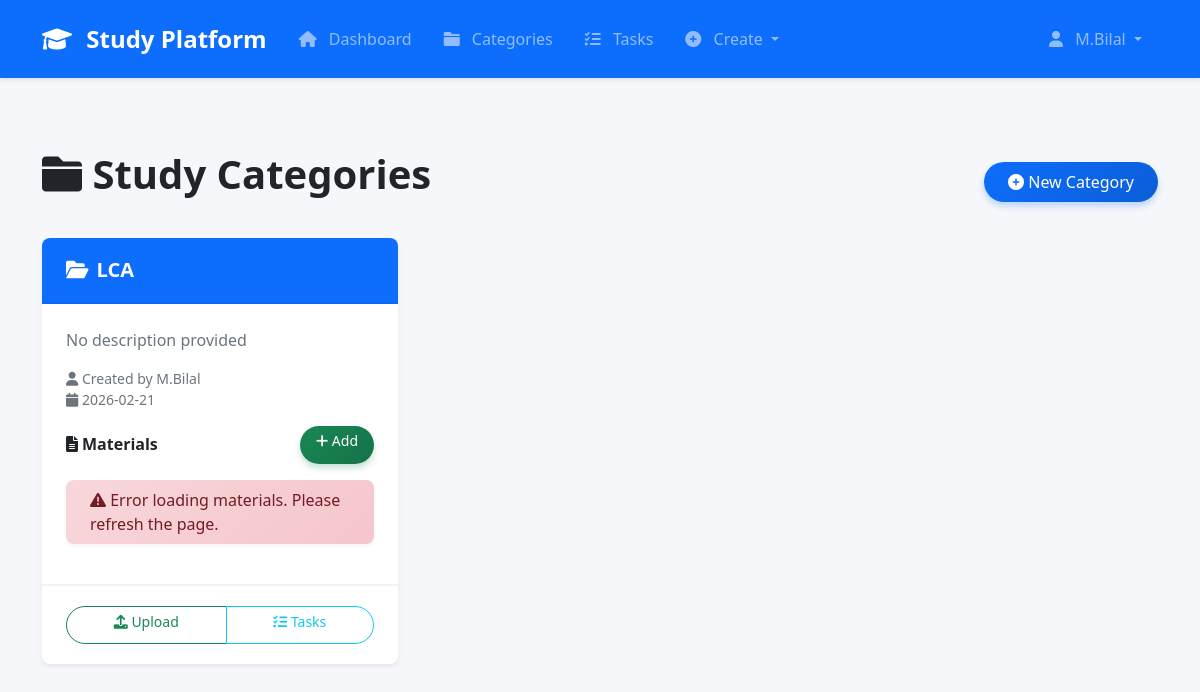
/categories (signed in), run on the app's committed database.
### utils/database.py (models this page shows)
class User(UserMixin, db.Model):
    __tablename__ = 'user'
    id = db.Column(db.Integer, primary_key=True)
    username = db.Column(db.String(80), unique=True, nullable=False)
    email = db.Column(db.String(120), unique=True, nullable=False)
    password_hash = db.Column(db.String(200), nullable=False)
    is_admin = db.Column(db.Boolean, default=False)
    created_at = db.Column(db.DateTime, default=datetime.utcnow)
    uploaded_materials = db.relationship('StudyMaterial', backref='uploader', lazy='dynamic', foreign_keys='StudyMaterial.uploaded_by')
    created_categories = db.relationship('Category', backref='creator', lazy='dynamic', foreign_keys='Category.created_by')
    created_tasks = db.relationship('Task', backref='creator', lazy='dynamic', foreign_keys='Task.created_by')
    solutions = db.relationship('Solution', backref='solver', lazy='dynamic', foreign_keys='Solution.solved_by')
    accessible_categories = db.relationship('Category', secondary=user_category_access,
                                          lazy='subquery', backref=db.backref('accessible_users', lazy=True))

class Category(db.Model):
    __tablename__ = 'category'
    id = db.Column(db.Integer, primary_key=True)
    name = db.Column(db.String(100), nullable=False)
    description = db.Column(db.Text)
    created_by = db.Column(db.Integer, db.ForeignKey('user.id'), nullable=False)
    created_at = db.Column(db.DateTime, default=datetime.utcnow)
    materials = db.relationship('StudyMaterial', backref='category', lazy='dynamic', cascade='all, delete-orphan')
    tasks = db.relationship('Task', backref='category', lazy='dynamic', cascade='all, delete-orphan')
    __table_args__ = (
        db.Index('idx_category_created_at', 'created_at'),
        db.Index('idx_category_name', 'name'),
    )

### app.py (the view)
@app.route('/categories')
@login_required
def categories():
    page = request.args.get('page', 1, type=int)
    per_page = app.config['ITEMS_PER_PAGE']
    categories_pagination = Category.query.order_by(
        Category.created_at.desc()
    ).paginate(page=page, per_page=per_page, error_out=False)
    return render_template(
        'categories.html',
        categories=categories_pagination.items,
        pagination=categories_pagination
    )

### app.py (called while the page is built)
@app.context_processor
def utility_processor():
    def get_file_icon(file_type):
        icons = {
            'image': 'fa-image',
            'pdf': 'fa-file-pdf',
            'ppt': 'fa-file-powerpoint',
            'csv': 'fa-file-csv',
            'text': 'fa-file-alt',
            'video': 'fa-video'
        }
        return icons.get(file_type, 'fa-file')
    def format_datetime(dt):
        if dt:
            return dt.strftime('%Y-%m-%d %H:%M')
        return ''
    return dict(
        get_file_icon=get_file_icon,
        format_datetime=format_datetime,
        now=datetime.utcnow
    )

### utils/auth.py (called while the page is built)
@login_manager.user_loader
def load_user(user_id):
    return User.query.get(int(user_id))

### templates/categories.html (shortened to what this page needs)
{% extends "base.html" %}
{% block content %}
<div class="row">
    <div class="col-12">
        <div class="d-flex justify-content-between align-items-center mb-4">
            <h1><i class="fas fa-folder"></i> Study Categories</h1>
            <a href="{{ url_for('create_category') }}" class="btn btn-primary">
                <i class="fas fa-plus-circle"></i> New Category
            </a>
        </div>
    </div>
</div>
<div class="row">
    {% for category in categories %}
    <div class="col-md-6 col-lg-4 mb-4" id="category-{{ category.id }}">
        <div class="card h-100 shadow-sm">
            <div class="card-header bg-primary text-white d-flex justify-content-between align-items-center">
                <h5 class="mb-0">
                    <i class="fas fa-folder-open me-2"></i>{{ category.name }}
                </h5>
            </div>
            <div class="card-body">
                <p class="card-text text-muted">
                    {{ category.description or 'No description provided' }}
                </p>
                <div class="small text-muted mb-3">
                    <i class="fas fa-user"></i> Created by {{ category.creator.username }}<br>
                    <i class="fas fa-calendar"></i> {{ category.created_at.strftime('%Y-%m-%d') }}
                </div>
                <div class="mt-3">
                    <h6 class="d-flex justify-content-between align-items-center">
                        <span><i class="fas fa-file-alt me-1"></i>Materials</span>
                        <a href="{{ url_for('upload_material') }}?category={{ category.id }}" class="btn btn-sm btn-success">
                            <i class="fas fa-plus"></i> Add
                        </a>
                    </h6>
                    <div id="materials-container-{{ category.id }}" class="materials-container mt-2">
                    </div>
                </div>
            </div>
            <div class="card-footer bg-transparent">
                <div class="btn-group w-100">
                    <a href="{{ url_for('upload_material') }}?category={{ category.id }}"
                       class="btn btn-outline-success btn-sm">
                        <i class="fas fa-upload"></i> Upload
                    </a>
                    <a href="{{ url_for('tasks') }}?category={{ category.id }}"
                       class="btn btn-outline-info btn-sm">
                        <i class="fas fa-tasks"></i> Tasks
                    </a>
                </div>
            </div>
        </div>
    </div>
    {% endfor %}
</div>
{% endblock %}

### templates/base.html (shortened to what this page needs)
<!DOCTYPE html>
<html lang="en">
<head>
    <link href="https://cdn.jsdelivr.net/npm/bootstrap@5.1.3/dist/css/bootstrap.min.css" rel="stylesheet">
    <link rel="stylesheet" href="https://cdnjs.cloudflare.com/ajax/libs/font-awesome/6.0.0/css/all.min.css">
    <link rel="stylesheet" href="{{ url_for('static', filename='css/style.css') }}">
    <link rel="stylesheet" href="https://cdnjs.cloudflare.com/ajax/libs/font-awesome/6.0.0/css/all.min.css">
    <link rel="stylesheet" href="https://cdnjs.cloudflare.com/ajax/libs/animate.css/4.1.1/animate.min.css"/>
    </head>
<body>
    <nav class="navbar navbar-expand-lg navbar-dark bg-primary">
        <div class="container">
            <a class="navbar-brand" href="{{ url_for('dashboard') }}">
                <i class="fas fa-graduation-cap"></i> Study Platform
            </a>
            {% if current_user.is_authenticated %}
            <div class="collapse navbar-collapse" id="navbarNav">
                <ul class="navbar-nav me-auto">
                    <li class="nav-item">
                        <a class="nav-link" href="{{ url_for('dashboard') }}">
                            <i class="fas fa-home"></i> Dashboard
                        </a>
                    </li>
                    <li class="nav-item">
                        <a class="nav-link" href="{{ url_for('categories') }}">
                            <i class="fas fa-folder"></i> Categories
                        </a>
                    </li>
                    <li class="nav-item">
                        <a class="nav-link" href="{{ url_for('tasks') }}">
                            <i class="fas fa-tasks"></i> Tasks
                        </a>
                    </li>
                    <li class="nav-item dropdown">
                        <a class="nav-link dropdown-toggle" href="#" id="createDropdown" role="button" data-bs-toggle="dropdown">
                            <i class="fas fa-plus-circle"></i> Create
                        </a>
                    </li>
                </ul>
                <ul class="navbar-nav">
                    <li class="nav-item dropdown">
                        <a class="nav-link dropdown-toggle" href="#" id="userDropdown" role="button" data-bs-toggle="dropdown">
                            <i class="fas fa-user"></i> {{ current_user.username }}
                        </a>
                    </li>
                </ul>
            </div>
            {% endif %}
        </div>
    </nav>
    <main class="container mt-4">
        {% block content %}{% endblock %}
    </main>
</body>
</html>

### static/css/style.css (style rules this page uses)
:root { --primary-color: #0d6efd; --success-color: #198754; --danger-color: #dc3545; --warning-color: #ffc107; --info-color: #0dcaf0; --dark-color: #212529; --light-color: #f8f9fa; --transition-speed: 0.3s; --border-radius: 0.5rem; --box-shadow: 0 0.5rem 1rem rgba(0, 0, 0, 0.15); }
body { font-family: 'Segoe UI', Tahoma, Geneva, Verdana, sans-serif; background-color: #f5f7fa; min-height: 100vh; display: flex; flex-direction: column; margin: 0; padding: 0; overflow-x: hidden; }
main { flex: 1; padding: 2rem 0; }
h1, h2, h3, h4, h5, h6 { font-weight: 600; margin-bottom: 1rem; }
.card { border: none; border-radius: var(--border-radius); box-shadow: 0 2px 4px rgba(0,0,0,0.05); transition: transform var(--transition-speed), box-shadow var(--transition-speed); overflow: hidden; }
.card-header { background-color: transparent; border-bottom: 2px solid rgba(0,0,0,0.05); padding: 1.25rem 1.5rem; }
.card-body { padding: 1.5rem; }
.card-footer { background-color: transparent; border-top: 2px solid rgba(0,0,0,0.05); padding: 1.25rem 1.5rem; }
.btn { border-radius: 50px; padding: 0.5rem 1.5rem; font-weight: 500; transition: all var(--transition-speed); position: relative; overflow: hidden; line-height: 1.5; min-height: 38px; }
.btn i { display: inline-flex; align-items: center; justify-content: center; line-height: 1; margin-top: -1px; }
.btn::after { content: ''; position: absolute; top: 50%; left: 50%; width: 0; height: 0; border-radius: 50%; background: rgba(255, 255, 255, 0.3); transform: translate(-50%, -50%); transition: width 0.6s, height 0.6s; }
.btn-primary { background: linear-gradient(135deg, #0d6efd, #0b5ed7); border: none; box-shadow: 0 4px 6px rgba(13, 110, 253, 0.25); }
.btn-success { background: linear-gradient(135deg, #198754, #157347); border: none; box-shadow: 0 4px 6px rgba(25, 135, 84, 0.25); }
.btn-sm { padding: 0.25rem 1rem; font-size: 0.875rem; }
.navbar { padding: 1rem 0; box-shadow: 0 2px 4px rgba(0,0,0,0.1); }
.navbar-brand { font-size: 1.5rem; font-weight: 700; }
.navbar-brand i { margin-right: 0.5rem; }
.nav-link { font-weight: 500; padding: 0.5rem 1rem !important; border-radius: 50px; transition: all var(--transition-speed); }
.nav-link i { margin-right: 0.5rem; }

### data on the page
User: username "M.Bilal"
Category: name "LCA", description "No description provided", creator.username "M.Bilal", created_at "2026-02-21"
